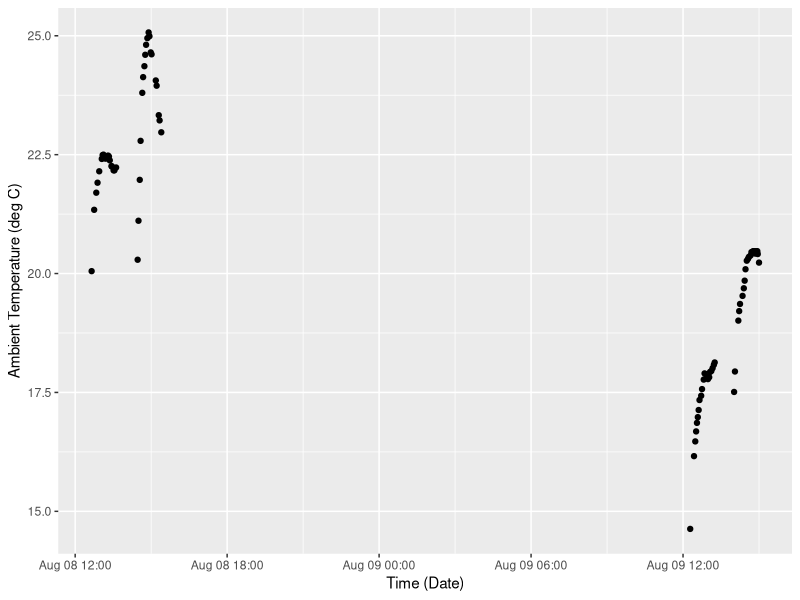
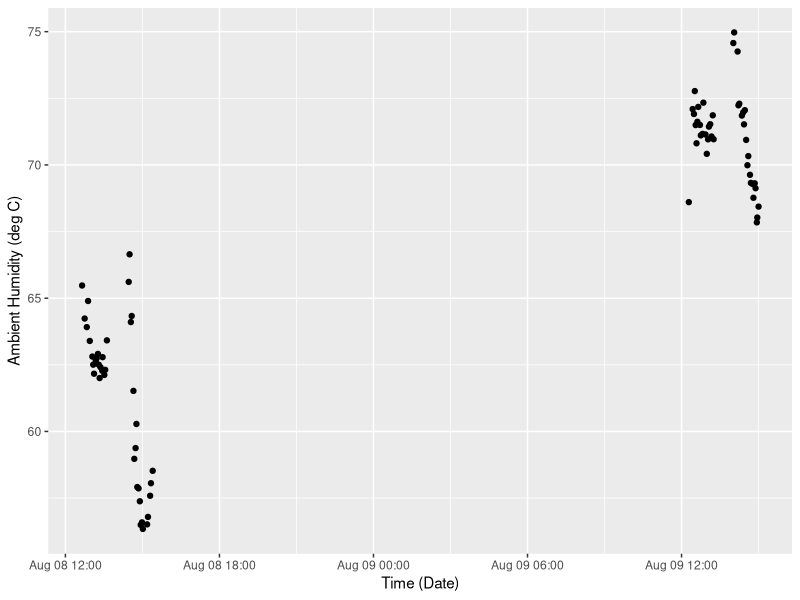
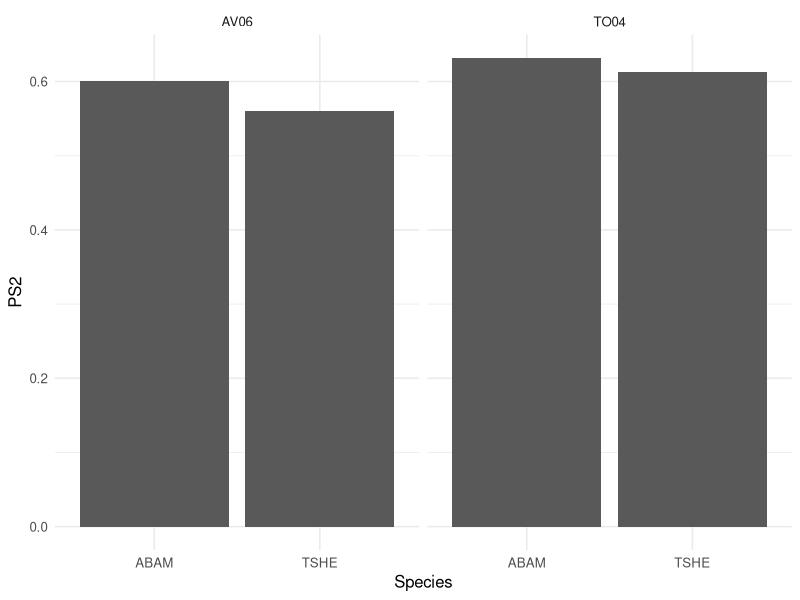
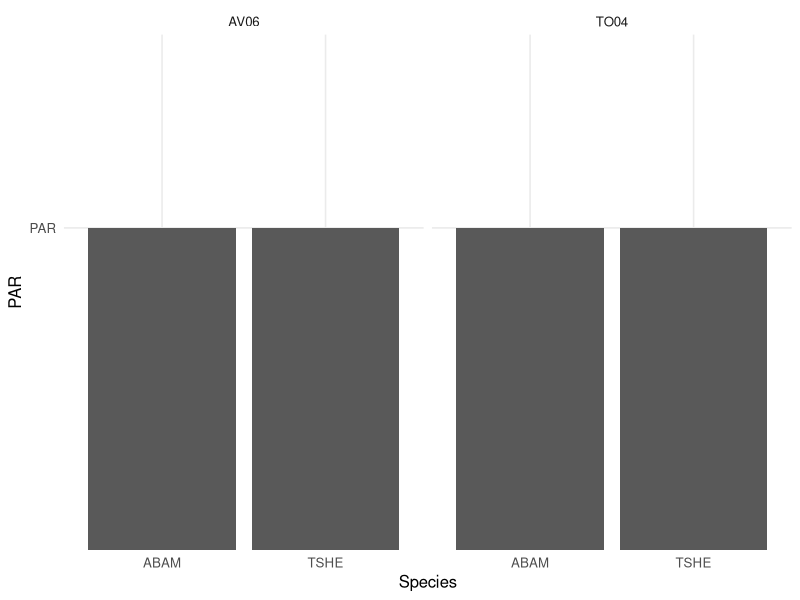
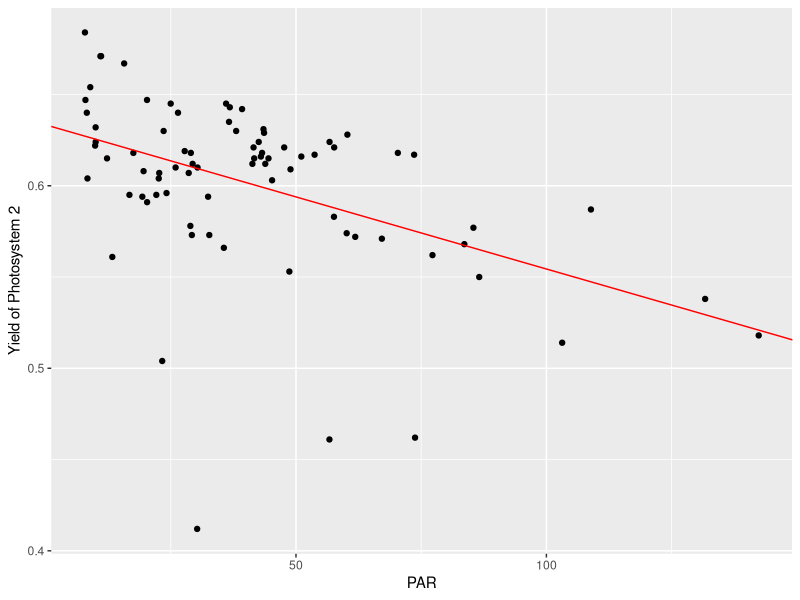
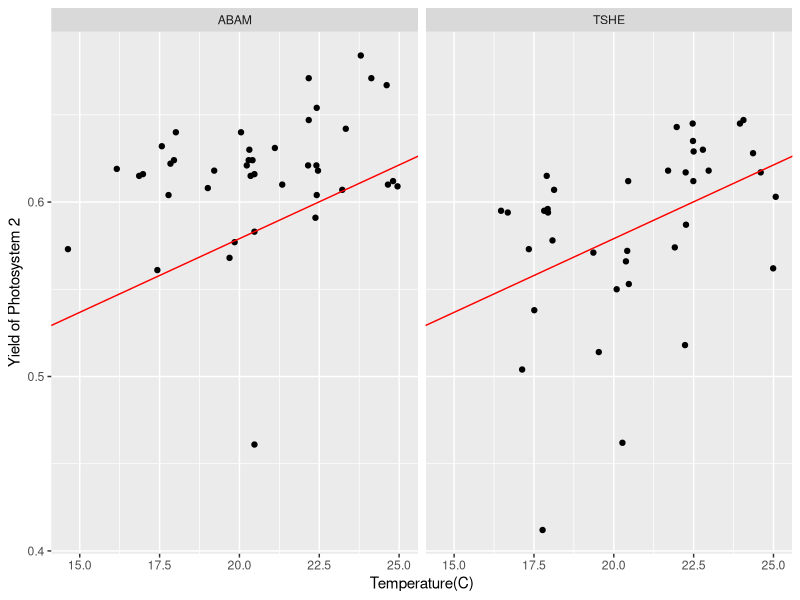
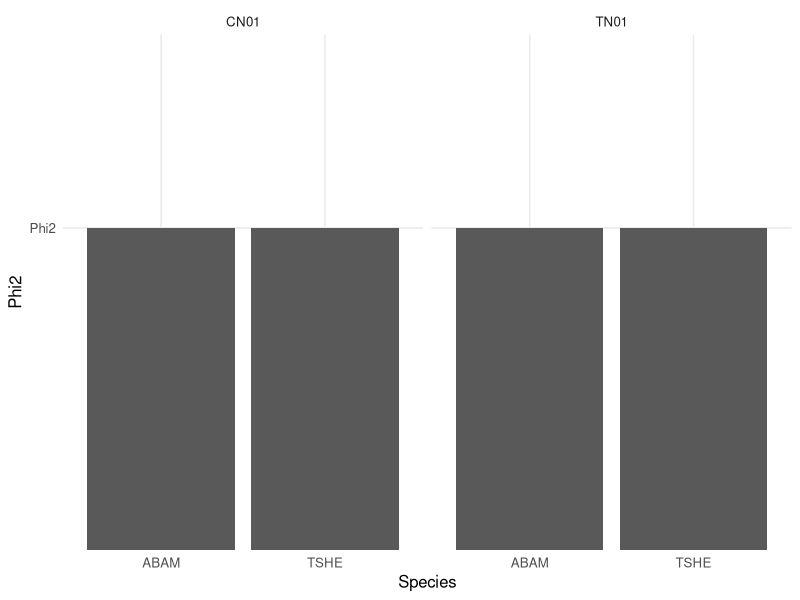
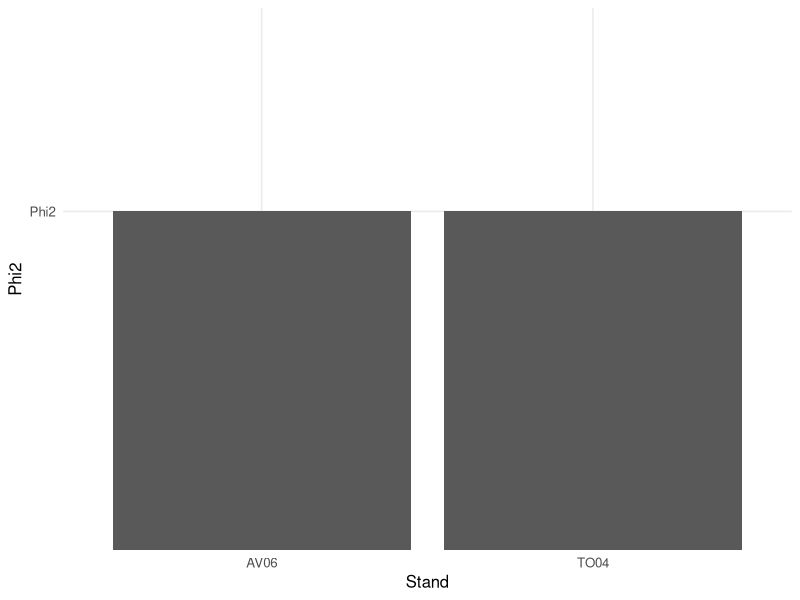

Source code (R) for these figures, in order:
## ---- chunk 1
knitr::opts_chunk$set(echo = TRUE)
## ---- chunk 2
library(ggplot2)
library(readr)
library(magrittr)
library(lubridate)
library(tidyverse)
## ---- chunk 3
photosynq.data <- read_csv('./data/photosynq.csv')
photosynq <- photosynq.data[!photosynq.data$Phi2 == "0.136", ]
summary(photosynq)
## ---- chunk 4
head(photosynq)
photosynq$localdate <- mdy(photosynq$Date)
photosynq$localdatetime  <- ymd_hms(paste(photosynq$localdate,photosynq$Time,sep = ' '))

## ---- chunk 5
photosynq %>% ggplot(aes(x=localdatetime,y=`Temperature`)) + geom_point() +
  labs(x="Time (Date)", y="Ambient Temperature (deg C)")

## ---- chunk 6
photosynq %>% ggplot(aes(x=localdatetime,y=`Humidity`)) + geom_point() +
  labs(x="Time (Date)", y="Ambient Humidity (deg C)")

## ---- chunk 7
photosynq %>% ggplot() + geom_bar(aes(x=Species,y=Phi2),stat = "summary", fun.y = "mean") + facet_grid(.~Stand) +
  labs(x="Species",y="PS2") + theme_minimal(base_size = 12)
ggsave(filename = "figs/Species-comparisions.png",dpi = 300, width = 4, height = 4, units = "in")
## ---- chunk 8
photosynq %>% ggplot() + geom_bar(aes(x=Species,y='PAR'),stat = "summary", fun.y = "mean") + facet_grid(.~Stand) +
  labs(x="Species",y="PAR") + theme_minimal(base_size = 12)
ggsave(filename = "figs/Species-comparisions-lightPAR.png",dpi = 300, width = 4, height = 4, units = "in")
## ---- chunk 9
t.test(photosynq[photosynq$Species=='ABAM',c('Phi2')]$Phi2,
       photosynq[photosynq$Species=='TSHE',c('Phi2')]$Phi2)
t.test(photosynq[photosynq$Stand=='TO04',c('Phi2')]$Phi2,
       photosynq[photosynq$Stand=='AV06',c('Phi2')]$Phi2)
t.test(photosynq[photosynq$Station=='CN01',c('Phi2')]$Phi2,
       photosynq[photosynq$Station=='TN01',c('Phi2')]$Phi2)

## ---- chunk 10
t.test(photosynq[photosynq$Species=='ABAM',c('NPQt')]$NPQt,
       photosynq[photosynq$Species=='TSHE',c('NPQt')]$NPQt)
t.test(photosynq[photosynq$Stand=='TO04',c('NPQt')]$NPQt,
       photosynq[photosynq$Stand=='AV06',c('NPQt')]$NPQt)
t.test(photosynq[photosynq$Station=='CN01',c('NPQt')]$NPQt,
       photosynq[photosynq$Station=='TN01',c('NPQt')]$NPQt)
## ---- chunk 11
t.test(photosynq[photosynq$Species=='ABAM',c('PAR')]$PAR,
       photosynq[photosynq$Species=='TSHE',c('PAR')]$PAR)
t.test(photosynq[photosynq$Stand=='TO04',c('PAR')]$PAR,
       photosynq[photosynq$Stand=='AV06',c('PAR')]$PAR)
t.test(photosynq[photosynq$Station=='CN01',c('PAR')]$PAR,
       photosynq[photosynq$Station=='TN01',c('PAR')]$PAR)
## ---- chunk 12
t.test(photosynq[photosynq$Species=='ABAM' & photosynq$Station=='CN01',c('PAR')]$PAR,
photosynq[photosynq$Species=='TSHE' & photosynq$Station=='CN01',c('PAR')]$PAR)
t.test(photosynq[photosynq$Species=='ABAM' & photosynq$Station=='TN01',c('PAR')]$PAR,
photosynq[photosynq$Species=='TSHE' & photosynq$Station=='TN01',c('PAR')]$PAR)
t.test(photosynq[photosynq$Species=='ABAM' & photosynq$Stand=='TO04',c('PAR')]$PAR,
photosynq[photosynq$Species=='TSHE' & photosynq$Stand=='TO04',c('PAR')]$PAR)
t.test(photosynq[photosynq$Species=='ABAM' & photosynq$Stand=='AV06',c('PAR')]$PAR,
photosynq[photosynq$Species=='TSHE' & photosynq$Stand=='AV06',c('PAR')]$PAR)
## ---- chunk 13
t.test(photosynq[photosynq$Species=='ABAM' & photosynq$Station=='CN01' & photosynq$Stand=='TO04',c('PAR')]$PAR,
photosynq[photosynq$Species=='TSHE' & photosynq$Station=='CN01' & photosynq$Stand=='TO04',c('PAR')]$PAR)
t.test(photosynq[photosynq$Species=='ABAM' & photosynq$Station=='TN01' & photosynq$Stand=='TO04',c('PAR')]$PAR,
photosynq[photosynq$Species=='TSHE' & photosynq$Station=='TN01' & photosynq$Stand=='TO04',c('PAR')]$PAR)
t.test(photosynq[photosynq$Species=='ABAM' & photosynq$Station=='CN01' & photosynq$Stand=='AV06',c('PAR')]$PAR,
photosynq[photosynq$Species=='TSHE' & photosynq$Station=='CN01' & photosynq$Stand=='AV06',c('PAR')]$PAR)
t.test(photosynq[photosynq$Species=='ABAM' & photosynq$Station=='TN01' & photosynq$Stand=='AV06',c('PAR')]$PAR,
photosynq[photosynq$Species=='TSHE' & photosynq$Station=='TN01' & photosynq$Stand=='AV06',c('PAR')]$PAR)
## ---- chunk 14
t.test(photosynq[photosynq$Species=='ABAM',c('Temperature')]$Temperature,
       photosynq[photosynq$Species=='TSHE',c('Temperature')]$Temperature)
t.test(photosynq[photosynq$Stand=='TO04',c('Temperature')]$Temperature,
       photosynq[photosynq$Stand=='AV06',c('Temperature')]$Temperature)
t.test(photosynq[photosynq$Station=='CN01',c('Temperature')]$Temperature,
       photosynq[photosynq$Station=='TN01',c('Temperature')]$Temperature)
## ---- chunk 15
model_linear1 <- lm(Phi2 ~ PAR, data = photosynq)
summary(model_linear1)
PAR_Phi2_intercept <- coef(model_linear1)[1]
PAR_Phi2_slope <- coef(model_linear1)[2]
## ---- chunk 16
ggplot(data = photosynq, aes(x=PAR,y=Phi2)) + geom_point() +
  labs(x="PAR", y="Yield of Photosystem 2") + geom_abline(intercept = PAR_Phi2_intercept, slope = PAR_Phi2_slope, color = 'red')
## ---- chunk 17
model_linear2 <- lm(Phi2 ~ Temperature, data = photosynq[photosynq$Species=="ABAM",])
summary(model_linear2)
Temperature_Phi2_intercept <- coef(model_linear2)[1]
Temperature_Phi2_slope <- coef(model_linear2)[2]
## ---- chunk 18
model_linear2 <- lm(Phi2 ~ Temperature, data = photosynq[photosynq$Species=="TSHE",])
summary(model_linear2)
Temperature_Phi2_intercept <- coef(model_linear2)[1]
Temperature_Phi2_slope <- coef(model_linear2)[2]
## ---- chunk 19
ggplot(data = photosynq, aes(x=Temperature,y=Phi2)) + geom_point() +
  labs(x="Temperature(C)", y="Yield of Photosystem 2") + geom_abline(intercept = Temperature_Phi2_intercept, slope = Temperature_Phi2_slope, color = 'red') + facet_grid(.~Species)
## ---- chunk 20
model_linear3 <- lm(Phi2 ~ PAR, data = photosynq)
summary(model_linear3)
PAR_Phi2_intercept <- coef(model_linear3)[1]
PAR_Phi2_slope <- coef(model_linear3)[2]
## ---- chunk 21
t.test(photosynq[photosynq$Species=='ABAM' & photosynq$Station=='CN01',c('NPQt')]$NPQt,
photosynq[photosynq$Species=='TSHE' & photosynq$Station=='CN01',c('NPQt')]$NPQt)
t.test(photosynq[photosynq$Species=='ABAM' & photosynq$Station=='TN01',c('NPQt')]$NPQt,
photosynq[photosynq$Species=='TSHE' & photosynq$Station=='TN01',c('NPQt')]$NPQt)
t.test(photosynq[photosynq$Species=='ABAM' & photosynq$Stand=='TO04',c('NPQt')]$NPQt,
photosynq[photosynq$Species=='TSHE' & photosynq$Stand=='TO04',c('NPQt')]$NPQt)
t.test(photosynq[photosynq$Species=='ABAM' & photosynq$Stand=='AV06',c('NPQt')]$NPQt,
photosynq[photosynq$Species=='TSHE' & photosynq$Stand=='AV06',c('NPQt')]$NPQt)

## ---- chunk 22
t.test(photosynq[photosynq$Species=='ABAM' & photosynq$Station=='CN01',c('PhiNO')]$PhiNO,
photosynq[photosynq$Species=='TSHE' & photosynq$Station=='CN01',c('PhiNO')]$PhiNO)
t.test(photosynq[photosynq$Species=='ABAM' & photosynq$Station=='TN01',c('PhiNO')]$PhiNO,
photosynq[photosynq$Species=='TSHE' & photosynq$Station=='TN01',c('PhiNO')]$PhiNO)
t.test(photosynq[photosynq$Species=='ABAM' & photosynq$Stand=='TO04',c('PhiNO')]$PhiNO,
photosynq[photosynq$Species=='TSHE' & photosynq$Stand=='TO04',c('PhiNO')]$PhiNO)
t.test(photosynq[photosynq$Species=='ABAM' & photosynq$Stand=='AV06',c('PhiNO')]$PhiNO,
photosynq[photosynq$Species=='TSHE' & photosynq$Stand=='AV06',c('PhiNO')]$PhiNO)
## ---- chunk 23
t.test(photosynq[photosynq$Species=='ABAM' & photosynq$Station=='CN01',]$LEF,
photosynq[photosynq$Species=='TSHE' & photosynq$Station=='CN01',]$LEF)
t.test(photosynq[photosynq$Species=='ABAM' & photosynq$Station=='TN01',]$LEF,
photosynq[photosynq$Species=='TSHE' & photosynq$Station=='TN01',]$LEF)
t.test(photosynq[photosynq$Species=='ABAM' & photosynq$Stand=='TO04',]$LEF,
photosynq[photosynq$Species=='TSHE' & photosynq$Stand=='TO04',]$LEF)
t.test(photosynq[photosynq$Species=='ABAM' & photosynq$Stand=='AV06',]$LEF,
photosynq[photosynq$Species=='TSHE' & photosynq$Stand=='AV06',]$LEF)

## ---- chunk 24
## ABAM vs. TSHE for gap low elevation
t.test(photosynq[photosynq$Species=='ABAM' & photosynq$Station=='CN01' & photosynq$Stand=='TO04',c('Chlorophyll')]$Chlorophyll,
photosynq[photosynq$Species=='TSHE' & photosynq$Station=='CN01' & photosynq$Stand=='TO04',c('Chlorophyll')]$Chlorophyll)
## ABAM vs. TSHE for nogap low elevation
t.test(photosynq[photosynq$Species=='ABAM' & photosynq$Station=='TN01' & photosynq$Stand=='TO04',c('Chlorophyll')]$Chlorophyll,
photosynq[photosynq$Species=='TSHE' & photosynq$Station=='TN01' & photosynq$Stand=='TO04',c('Chlorophyll')]$Chlorophyll)
## ABAM vs. TSHE for gap high elevation
t.test(photosynq[photosynq$Species=='ABAM' & photosynq$Station=='CN01' & photosynq$Stand=='AV06',c('Chlorophyll')]$Chlorophyll,
photosynq[photosynq$Species=='TSHE' & photosynq$Station=='CN01' & photosynq$Stand=='AV06',c('Chlorophyll')]$Chlorophyll)
## ABAM vs. TSHE for nogap high elevation
t.test(photosynq[photosynq$Species=='ABAM' & photosynq$Station=='TN01' & photosynq$Stand=='AV06',c('Chlorophyll')]$Chlorophyll,
photosynq[photosynq$Species=='TSHE' & photosynq$Station=='TN01' & photosynq$Stand=='AV06',c('Chlorophyll')]$Chlorophyll)

## ---- chunk 25
t.test(photosynq[photosynq$Species=='ABAM' & photosynq$Station=='CN01',]$Phi2,
photosynq[photosynq$Species=='TSHE' & photosynq$Station=='CN01',]$Phi2)
t.test(photosynq[photosynq$Species=='ABAM' & photosynq$Station=='TN01',]$Phi2,
photosynq[photosynq$Species=='TSHE' & photosynq$Station=='TN01',]$Phi2)
t.test(photosynq[photosynq$Species=='ABAM' & photosynq$Stand=='TO04',]$Phi2,
photosynq[photosynq$Species=='TSHE' & photosynq$Stand=='TO04',]$Phi2)
t.test(photosynq[photosynq$Species=='ABAM' & photosynq$Stand=='AV06',]$Phi2,
photosynq[photosynq$Species=='TSHE' & photosynq$Stand=='AV06',]$Phi2)

## ---- chunk 26
##compare gaps between stands
t.test(photosynq[photosynq$Stand=='TO04' & photosynq$Station=='CN01',]$Phi2,
photosynq[photosynq$Stand=='AV06' & photosynq$Station=='CN01',]$Phi2)
##compare nogaps between stands
t.test(photosynq[photosynq$Stand=='TO04' & photosynq$Station=='TN01',]$Phi2,
photosynq[photosynq$Stand=='AV06' & photosynq$Station=='TN01',]$Phi2)
##compare gaps vs nongaps at the same stand
t.test(photosynq[photosynq$Stand=='TO04' & photosynq$Station=='CN01',]$Phi2,
photosynq[photosynq$Stand=='TO04' & photosynq$Station=='TN01',]$Phi2)
##compare gaps vs nongaps at the same stand
t.test(photosynq[photosynq$Stand=='AV06' & photosynq$Station=='CN01',]$Phi2,
photosynq[photosynq$Stand=='AV06' & photosynq$Station=='TN01',]$Phi2)
## ---- chunk 27
##compare gaps between stands for TSHE
t.test(photosynq[photosynq$Stand=='TO04' & photosynq$Station=='CN01' & photosynq$Species=='TSHE',]$Phi2,
photosynq[photosynq$Stand=='AV06' & photosynq$Station=='CN01' & photosynq$Species=='TSHE',]$Phi2)
##compare nogaps between stands for TSHE
t.test(photosynq[photosynq$Stand=='TO04' & photosynq$Station=='TN01' & photosynq$Species=='TSHE',]$Phi2,
photosynq[photosynq$Stand=='AV06' & photosynq$Station=='TN01' & photosynq$Species=='TSHE',]$Phi2)
##compare gaps vs nongaps at the same stand for TSHE
t.test(photosynq[photosynq$Stand=='TO04' & photosynq$Station=='CN01' & photosynq$Species=='TSHE',]$Phi2,
photosynq[photosynq$Stand=='TO04' & photosynq$Station=='TN01' & photosynq$Species=='TSHE',]$Phi2)
##compare gaps vs nongaps at the same stand for TSHE
t.test(photosynq[photosynq$Stand=='AV06' & photosynq$Station=='CN01' & photosynq$Species=='TSHE',]$Phi2,
photosynq[photosynq$Stand=='AV06' & photosynq$Station=='TN01' & photosynq$Species=='TSHE',]$Phi2)
## ---- chunk 28
##compare gaps between stands for ABAM
t.test(photosynq[photosynq$Stand=='TO04' & photosynq$Station=='CN01' & photosynq$Species=='ABAM',]$Phi2,
photosynq[photosynq$Stand=='AV06' & photosynq$Station=='CN01' & photosynq$Species=='ABAM',]$Phi2)
##compare nogaps between stands for ABAM
t.test(photosynq[photosynq$Stand=='TO04' & photosynq$Station=='TN01' & photosynq$Species=='ABAM',]$Phi2,
photosynq[photosynq$Stand=='AV06' & photosynq$Station=='TN01' & photosynq$Species=='ABAM',]$Phi2)
##compare gaps vs nongaps at the same stand for ABAM
t.test(photosynq[photosynq$Stand=='TO04' & photosynq$Station=='CN01' & photosynq$Species=='ABAM',]$Phi2,
photosynq[photosynq$Stand=='TO04' & photosynq$Station=='TN01' & photosynq$Species=='ABAM',]$Phi2)
##compare gaps vs nongaps at the same stand for ABAM
t.test(photosynq[photosynq$Stand=='AV06' & photosynq$Station=='CN01' & photosynq$Species=='ABAM',]$Phi2,
photosynq[photosynq$Stand=='AV06' & photosynq$Station=='TN01' & photosynq$Species=='ABAM',]$Phi2)

## ---- chunk 29
## ABAM vs. TSHE for gap low elevation
t.test(photosynq[photosynq$Species=='ABAM' & photosynq$Station=='CN01' & photosynq$Stand=='TO04',c('PhiNO')]$PhiNO,
photosynq[photosynq$Species=='TSHE' & photosynq$Station=='CN01' & photosynq$Stand=='TO04',c('PhiNO')]$PhiNO)
## ABAM vs. TSHE for nogap low elevation
t.test(photosynq[photosynq$Species=='ABAM' & photosynq$Station=='TN01' & photosynq$Stand=='TO04',c('PhiNO')]$PhiNO,
photosynq[photosynq$Species=='TSHE' & photosynq$Station=='TN01' & photosynq$Stand=='TO04',c('PhiNO')]$PhiNO)
## ABAM vs. TSHE for gap high elevation
t.test(photosynq[photosynq$Species=='ABAM' & photosynq$Station=='CN01' & photosynq$Stand=='AV06',c('PhiNO')]$PhiNO,
photosynq[photosynq$Species=='TSHE' & photosynq$Station=='CN01' & photosynq$Stand=='AV06',c('PhiNO')]$PhiNO)
## ABAM vs. TSHE for nogap high elevation
t.test(photosynq[photosynq$Species=='ABAM' & photosynq$Station=='TN01' & photosynq$Stand=='AV06',c('PhiNO')]$PhiNO,
photosynq[photosynq$Species=='TSHE' & photosynq$Station=='TN01' & photosynq$Stand=='AV06',c('PhiNO')]$PhiNO)
## ---- chunk 30
##compare gaps between stands
t.test(photosynq[photosynq$Stand=='TO04' & photosynq$Station=='CN01',]$Phi2,
photosynq[photosynq$Stand=='AV06' & photosynq$Station=='CN01',]$Phi2)
##compare nogaps between stands
t.test(photosynq[photosynq$Stand=='TO04' & photosynq$Station=='TN01',]$Phi2,
photosynq[photosynq$Stand=='AV06' & photosynq$Station=='TN01',]$Phi2)
##compare gaps vs nongaps at the same stand
t.test(photosynq[photosynq$Stand=='TO04' & photosynq$Station=='CN01',]$Phi2,
photosynq[photosynq$Stand=='TO04' & photosynq$Station=='TN01',]$Phi2)
##compare gaps vs nongaps at the same stand
t.test(photosynq[photosynq$Stand=='AV06' & photosynq$Station=='CN01',]$Phi2,
photosynq[photosynq$Stand=='AV06' & photosynq$Station=='TN01',]$Phi2)
## ---- chunk 31
##compare gaps between stands
t.test(photosynq[photosynq$Stand=='TO04' & photosynq$Station=='CN01',]$PhiNPQ,
photosynq[photosynq$Stand=='AV06' & photosynq$Station=='CN01',]$PhiNPQ)
##compare nogaps between stands
t.test(photosynq[photosynq$Stand=='TO04' & photosynq$Station=='TN01',]$PhiNPQ,
photosynq[photosynq$Stand=='AV06' & photosynq$Station=='TN01',]$PhiNPQ)
##compare gaps vs nongaps at the same stand
t.test(photosynq[photosynq$Stand=='TO04' & photosynq$Station=='CN01',]$PhiNPQ,
photosynq[photosynq$Stand=='TO04' & photosynq$Station=='TN01',]$PhiNPQ)
##compare gaps vs nongaps at the same stand
t.test(photosynq[photosynq$Stand=='AV06' & photosynq$Station=='CN01',]$PhiNPQ,
photosynq[photosynq$Stand=='AV06' & photosynq$Station=='TN01',]$PhiNPQ)
## ---- chunk 32
##compare gaps between stands
t.test(photosynq[photosynq$Stand=='TO04' & photosynq$Station=='CN01',]$PAR,
photosynq[photosynq$Stand=='AV06' & photosynq$Station=='CN01',]$PAR)
##compare nogaps between stands
t.test(photosynq[photosynq$Stand=='TO04' & photosynq$Station=='TN01',]$PAR,
photosynq[photosynq$Stand=='AV06' & photosynq$Station=='TN01',]$PAR)
##compare gaps vs nongaps at the same stand
t.test(photosynq[photosynq$Stand=='TO04' & photosynq$Station=='CN01',]$PAR,
photosynq[photosynq$Stand=='TO04' & photosynq$Station=='TN01',]$PAR)
##compare gaps vs nongaps at the same stand
t.test(photosynq[photosynq$Stand=='AV06' & photosynq$Station=='CN01',]$PAR,
photosynq[photosynq$Stand=='AV06' & photosynq$Station=='TN01',]$PAR)
## ---- chunk 33
##compare gaps between stands
t.test(photosynq[photosynq$Stand=='TO04' & photosynq$Station=='CN01',]$Humidity,
photosynq[photosynq$Stand=='AV06' & photosynq$Station=='CN01',]$Humidity)
##compare nogaps between stands
t.test(photosynq[photosynq$Stand=='TO04' & photosynq$Station=='TN01',]$Humidity,
photosynq[photosynq$Stand=='AV06' & photosynq$Station=='TN01',]$Humidity)
##compare gaps vs nongaps at the same stand
t.test(photosynq[photosynq$Stand=='TO04' & photosynq$Station=='CN01',]$Humidity,
photosynq[photosynq$Stand=='TO04' & photosynq$Station=='TN01',]$Humidity)
##compare gaps vs nongaps at the same stand
t.test(photosynq[photosynq$Stand=='AV06' & photosynq$Station=='CN01',]$Humidity,
photosynq[photosynq$Stand=='AV06' & photosynq$Station=='TN01',]$Humidity)
## ---- chunk 34
t.test(photosynq[photosynq$Stand=='TO04' & photosynq$Species=='ABAM',]$Phi2,
photosynq[photosynq$Stand=='AV06' & photosynq$Species=='TSHE',]$Phi2)
## ---- chunk 35
photosynq %>% ggplot() + geom_bar(aes(x=Species,y='Phi2'),stat = "summary", fun.y = "mean") + facet_grid(.~Station) +
  labs(x="Species",y="Phi2") + theme_minimal(base_size = 12)
ggsave(filename = "figs/Species-comparisions-Phi2.png",dpi = 300, width = 4, height = 4, units = "in")
## ---- chunk 36
photosynq %>% ggplot() + geom_bar(aes(x=Stand,y='Phi2'),stat = "summary", fun.y = "mean") +
  labs(x="Stand",y="Phi2") + theme_minimal(base_size = 12)
ggsave(filename = "figs/Stand-comparisons-Phi2.png",dpi = 300, width = 4, height = 4, units = "in")
